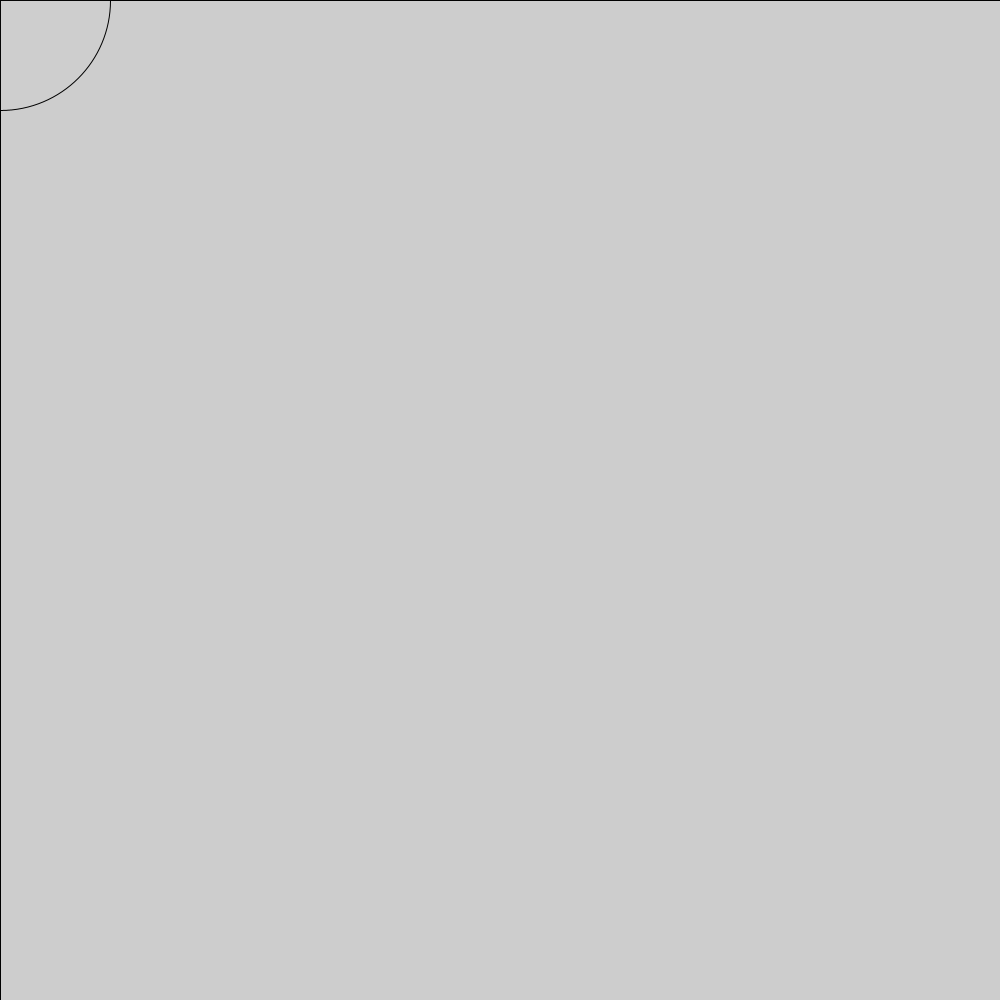
Frame 1 (no input)
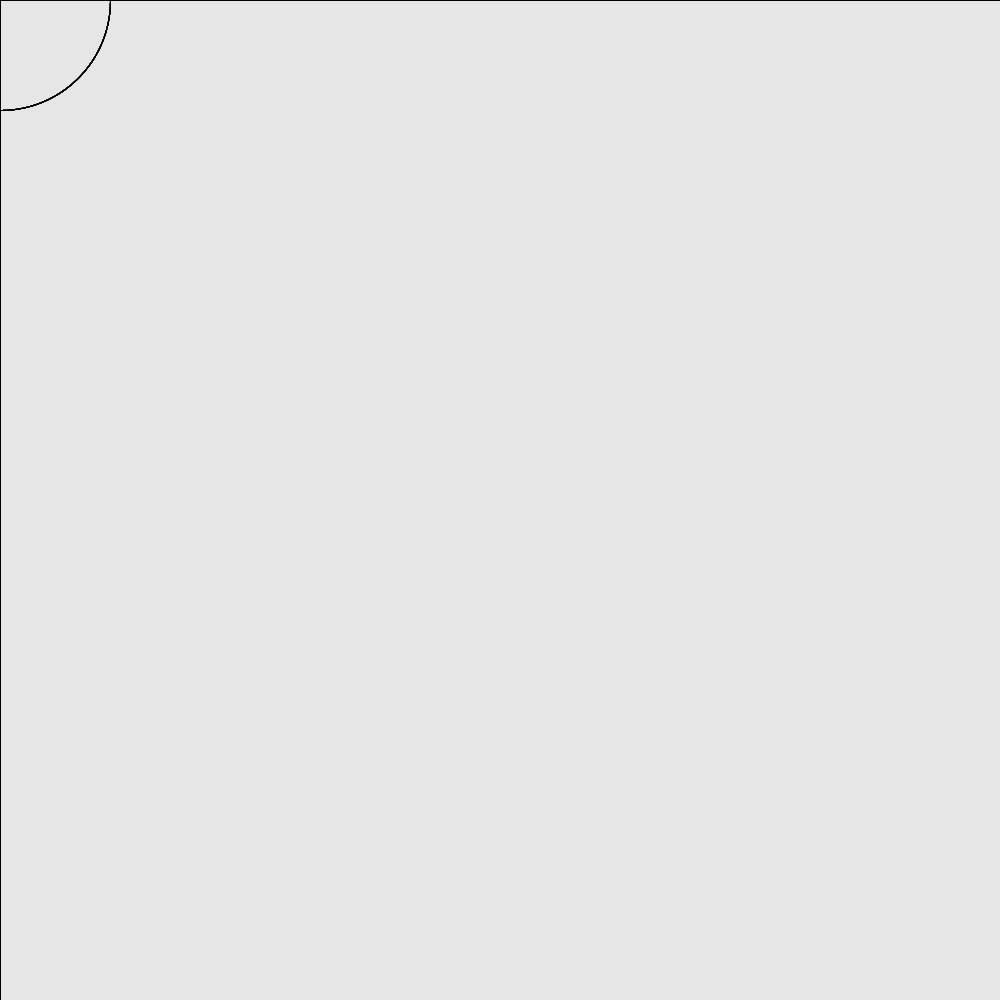
Frame 60 (the mouse pressed at the canvas centre just before this capture)
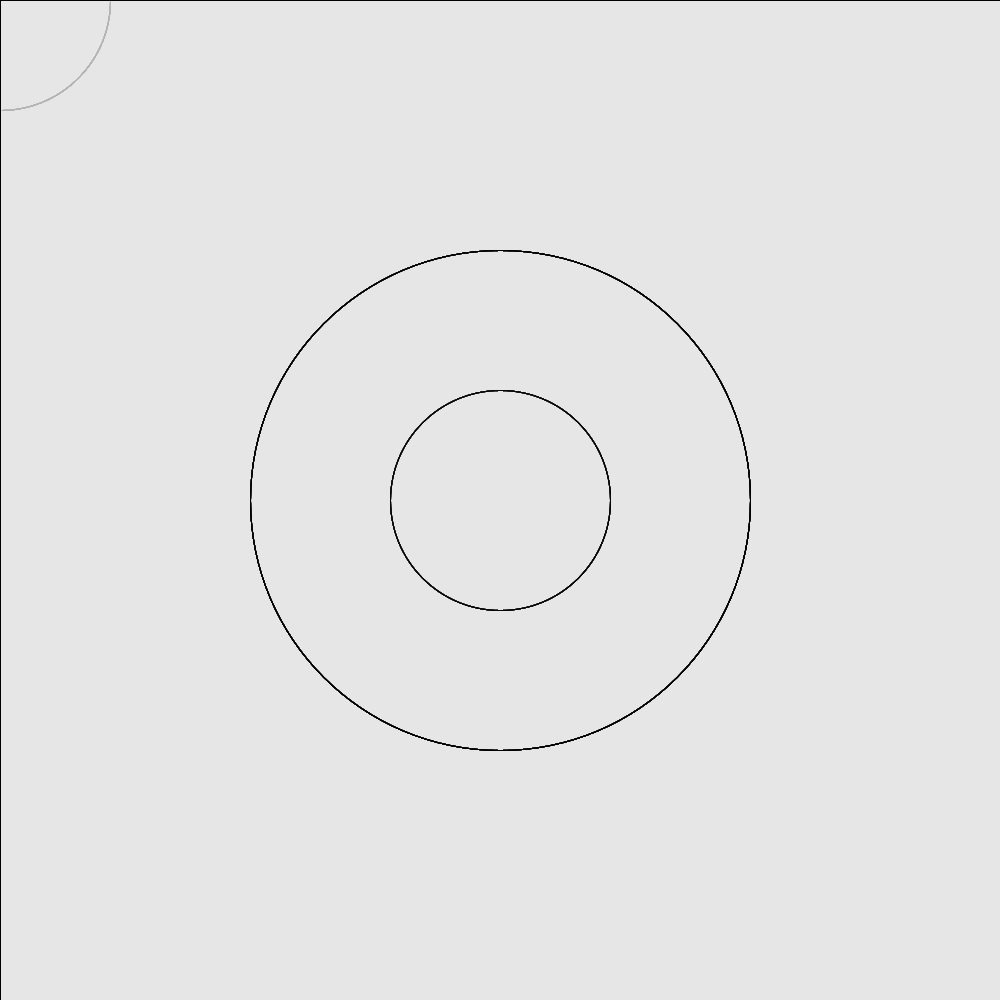
Frame 120 (the mouse held since frame 60 and released just before this capture)

The Processing sketch that drew these frames (run headless with seeded random() and noise(); from frame 60 on, the mouse is pressed at the canvas centre):

// Processing sketch: circles2
// ── circles2.pde
int screenX = 1000;
int screenY = 1000;

void setup()
{
  //Set the window size
  size(1000,1000);
}

void draw()
{
  color background = color(255,255,255,5);
  fill(background);
  
  rect(0,0,screenX,screenY);
  circle(mouseX,mouseY,220);
  //circle(mouseX/10,mouseY/10,20);
  //circle(mouseY,mouseX,100);
  circle(mouseX,mouseY,(mouseX+mouseY)/2);
}
